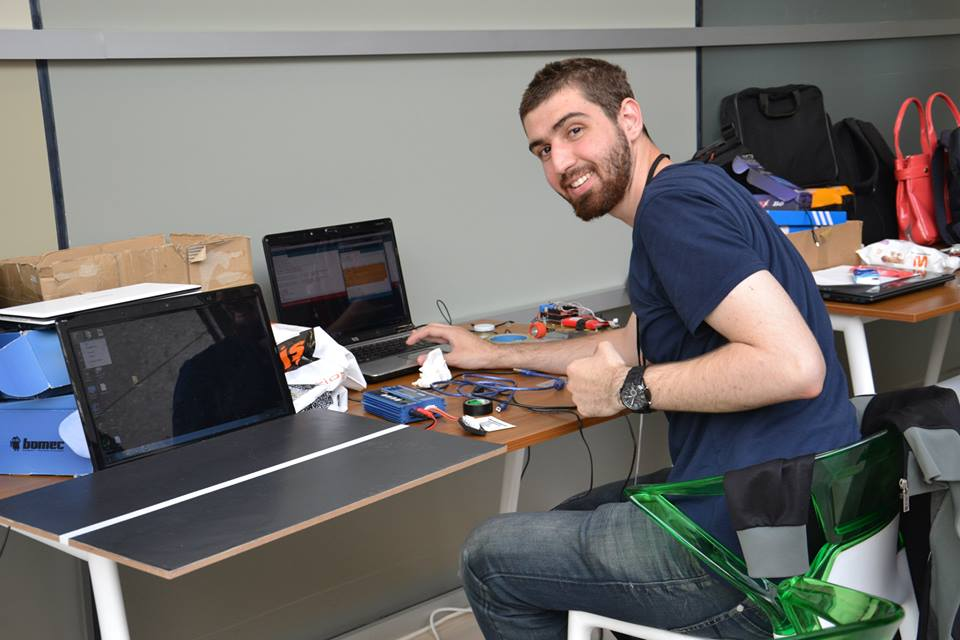
#> input picture Basics_Of_openCV/Data/goruntu01.jpg, 960 x 640 px
$ jupyter execute 'BASIC OPERATIONS ON IMAGES.ipynb'
#> lines starting #> are read from the running program, lines starting #| are printed output that depends on the picture; after the words box and inside, x2 and y2 are one past the last pixel; in counts of white or black regions, pixels touching at a corner belong together
# Accessing and Modifying pixel values

### Program to access the pixel values of an image at a particular region

[cell 1]
#Step 1: Import the required packages
import numpy as np
import cv2
#Step 2: Load the image
img=cv2.imread("Data/goruntu01.jpg",1)
#> img is the input picture: shape (640, 960, 3); mean B, G, R 107.9, 109.4, 111.6
'''You can access a pixel value by its row and column coordinates.
For BGR image, it returns an array of Blue, Green, Red values.
For grayscale image, just corresponding intensity is returned.'''
#Step 3: Access the pixel values and store it in a variable
px=img[100,100]
#> px = [163, 168, 166]
# Step 4: Display the pixel values to the user
print("The pixel values of the coordinate [100,100] is ",px)
#| The pixel values of the coordinate [100,100] is  [163 168 166]

### Program to access the blue pixel  values of an image at a particular region

[cell 2]
#Step 1: Import the required packages
import numpy as np
import cv2
#Step 2: Load the image
img=cv2.imread("Data/goruntu01.jpg",1)
'''You can access a pixel value by its row and column coordinates.
For BGR image, it returns an array of Blue, Green, Red values.
For grayscale image, just corresponding intensity is returned.'''
#Step 3: Access the pixel values and store it in a variable
blue=img[100,100,0]# The pixels can be accesses using zero(0) based index
#> blue = 163
# Step 4: Display the pixel values to the user
print("The blue pixel values of the coordinate [100,100] is ",blue)
#| The blue pixel values of the coordinate [100,100] is  163

### Program to access the green pixel values of an image at a particular region

[cell 3]
#Step 1: Import the required packages
import numpy as np
import cv2
#Step 2: Load the image
img=cv2.imread("Data/goruntu01.jpg",1)
'''You can access a pixel value by its row and column coordinates.
For BGR image, it returns an array of Blue, Green, Red values.
For grayscale image, just corresponding intensity is returned.'''
#Step 3: Access the pixel values and store it in a variable
green=img[100,100,1]# The pixels can be accesses using zero(0) based index
#> green = 168
# Step 4: Display the pixel values to the user
print("The green pixel values of the coordinate [100,100] is ",green)
#| The green pixel values of the coordinate [100,100] is  168

### Program to access the red pixel values of an image at a particular region

[cell 4]
#Step 1: Import the required packages
import numpy as np
import cv2
#Step 2: Load the image
img=cv2.imread("Data/goruntu01.jpg",1)
'''You can access a pixel value by its row and column coordinates.
For BGR image, it returns an array of Blue, Green, Red values.
For grayscale image, just corresponding intensity is returned.'''
#Step 3: Access the pixel values and store it in a variable
red=img[100,100,2]# The pixels can be accesses using zero(0) based index
#> red = 166
# Step 4: Display the pixel values to the user
print("The red pixel values of the coordinate [100,100] is ",red)
#| The red pixel values of the coordinate [100,100] is  166

### Program to access and modify pixel values of an image at a particular region¶

[cell 5]
#Step 1: Import the required packages
import numpy as np
import cv2
#Step 2: Load the image
img=cv2.imread("Data/goruntu01.jpg",1)
'''You can access a pixel value by its row and column coordinates.
For BGR image, it returns an array of Blue, Green, Red values.
For grayscale image, just corresponding intensity is returned.'''
#Step 3: Access the pixel values and store it in a variable
px=img[100,100]
# Step 4: Display the pixel values to the user
print("The  pixel values of the coordinate [100,100] is ",px)
#| The  pixel values of the coordinate [100,100] is  [163 168 166]
#Step 5: Modify the pixel values
img[100,100]=[245,100,234]
#> img: shape (640, 960, 3); under 0.01% of pixels changed, all inside (x1, y1, x2, y2) = (100, 100, 101, 101)
#Step 6: Print the modified pixel values
print(" \nThe modified pixel value at coordinate [100,100] is  ",img[100,100])
#| The modified pixel value at coordinate [100,100] is   [245 100 234]

### Program to access and modify the blue pixel values at a particular region

[cell 6]
#Step 1: Import the required packages
import numpy as np
import cv2
#Step 2: Load the image
img=cv2.imread("Data/goruntu01.jpg",1)
'''You can access a pixel value by its row and column coordinates.
For BGR image, it returns an array of Blue, Green, Red values.
For grayscale image, just corresponding intensity is returned.'''
#Step 3: Access the pixel values and store it in a variable
blue=img.item(100,100,0)
# Step 4: Display the pixel values to the user
print("The blue pixel values of the coordinate [100,100] is ",blue)
#| The blue pixel values of the coordinate [100,100] is  163
#Step 5: Modify the pixel values
img.itemset((100,100,0),245)
#Step 6: Print the modified pixel values
print(" \nThe modified pixel value at coordinate [100,100] is  ",img[100,100,0])
#| The modified pixel value at coordinate [100,100] is   245

### Program to access and modify the green pixel values at a particular region

[cell 7]
#Step 1: Import the required packages
import numpy as np
import cv2
#Step 2: Load the image
img=cv2.imread("Data/goruntu01.jpg",1)
'''You can access a pixel value by its row and column coordinates.
For BGR image, it returns an array of Blue, Green, Red values.
For grayscale image, just corresponding intensity is returned.'''
#Step 3: Access the pixel values and store it in a variable
green=img.item(100,100,1)
# Step 4: Display the pixel values to the user
print("The green pixel values of the coordinate [100,100] is ",green)
#| The green pixel values of the coordinate [100,100] is  168
#Step 5: Modify the pixel values
img.itemset((100,100,1),230)
#Step 6: Print the modified pixel values
print(" \nThe modified pixel value at coordinate [100,100] is  ",img[100,100,1])
#| The modified pixel value at coordinate [100,100] is   230

### Program to access and modify the red pixel values at a particular coordinate

[cell 8]
#Step 1: Import the required packages
import numpy as np
import cv2
#Step 2: Load the image
img=cv2.imread("Data/goruntu01.jpg",1)
'''You can access a pixel value by its row and column coordinates.
For BGR image, it returns an array of Blue, Green, Red values.
For grayscale image, just corresponding intensity is returned.'''
#Step 3: Access the pixel values and store it in a variable
red=img.item(100,100,2)
# Step 4: Display the pixel values to the user
print("The red pixel values of the coordinate [100,100] is ",red)
#| The red pixel values of the coordinate [100,100] is  166
#Step 5: Modify the pixel values
img.itemset((100,100,2),78)
#Step 6: Print the modified pixel values
print(" \nThe modified pixel value at coordinate [100,100] is  ",img[100,100,2])
#| The modified pixel value at coordinate [100,100] is   78

# Accessing Image Properties

### Program to access the shape of a colored image.

[cell 9]
# Step 1: Import the reuired packages
import cv2
import numpy as np
# Step 2: Load the image
img=cv2.imread("Data/goruntu01.jpg",1)
# Access the shape of an image and store it in a variable
rows,columns,channels=img.shape
#> rows = 640; columns = 960; channels = 3
dimension=img.shape
#> dimension = (640, 960, 3)
# Print the image dimension
print("The dimension of an image is ",dimension)
#| The dimension of an image is  (640, 960, 3)
print("The no of rows in an image is ", rows)
#| The no of rows in an image is  640
print("The no of columns in an image is ",columns)
#| The no of columns in an image is  960
print("The channels in an image is ",channels)
#| The channels in an image is  3

### Program to access the shape of a grayscale image.

[cell 10]
# Step 1: Import the reuired packages
import cv2
import numpy as np
# Step 2: Load the image
img=cv2.imread("Data/goruntu01.jpg",0)
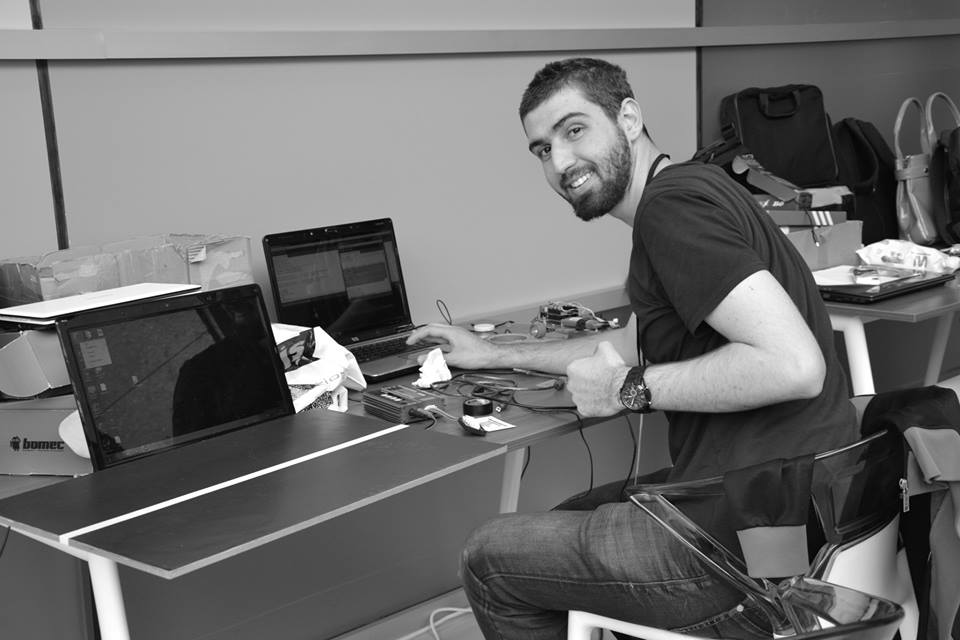
#> img: shape (640, 960); min 0, max 255, mean 109.9
# Access the shape of an image and store it in a variable
rows,columns=img.shape
dimension=img.shape
#> dimension = (640, 960)
# Print the image dimension
print("The dimension of an image is ",dimension)
#| The dimension of an image is  (640, 960)
print("The no of rows in an image is ", rows)
#| The no of rows in an image is  640
print("The no of columns in an image is ",columns)
#| The no of columns in an image is  960

# Making Borders for Images (Padding)

### Program to display all types of borders

[cell 11]
#Step 1:- Import the required packages
import cv2
import numpy as np
from matplotlib import pyplot as plt

BLUE = [255,0,0]
#Step 2:- Load the image
img1 = cv2.imread('Data/goruntu02.jpg')
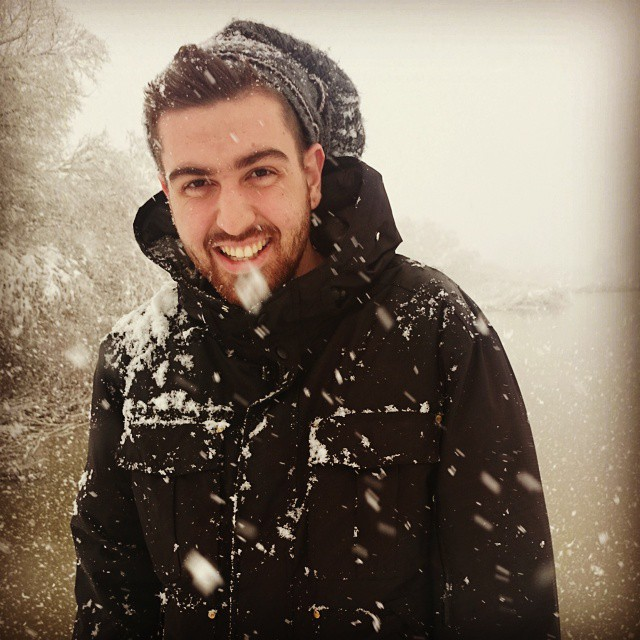
#> input picture Basics_Of_openCV/Data/goruntu02.jpg, 640 x 640 px
#> img1 is the input picture: shape (640, 640, 3); mean B, G, R 101.7, 116, 130.1
img1 = cv2.cvtColor(img1,cv2.COLOR_BGR2RGB) #opencv uses BGR architecture,but matplotlib uses RGB
# Step 3:- Make the border of different types by mentioning the arguments in it.
replicate = cv2.copyMakeBorder(img1,10,10,10,10,cv2.BORDER_REPLICATE)
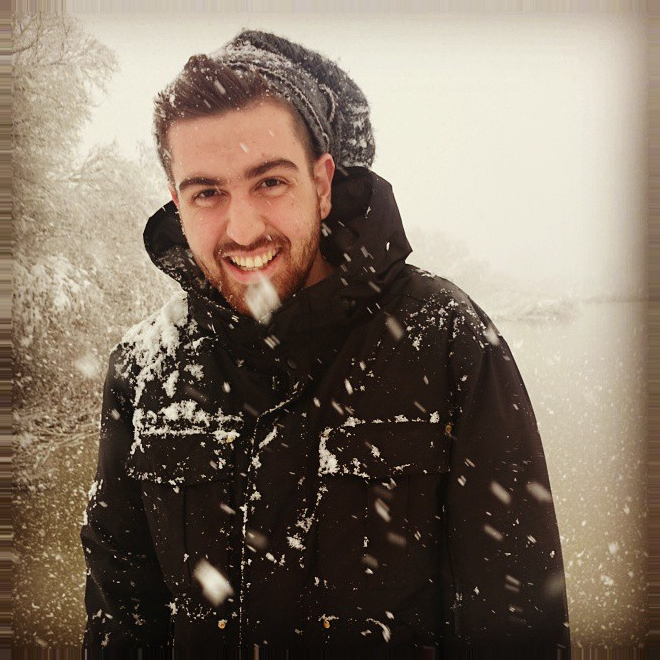
#> replicate: shape (660, 660, 3); mean R, G, B 129.2, 115, 100.6
reflect = cv2.copyMakeBorder(img1,10,10,10,10,cv2.BORDER_REFLECT)
reflect101 = cv2.copyMakeBorder(img1,10,10,10,10,cv2.BORDER_REFLECT_101)
wrap = cv2.copyMakeBorder(img1,10,10,10,10,cv2.BORDER_WRAP)
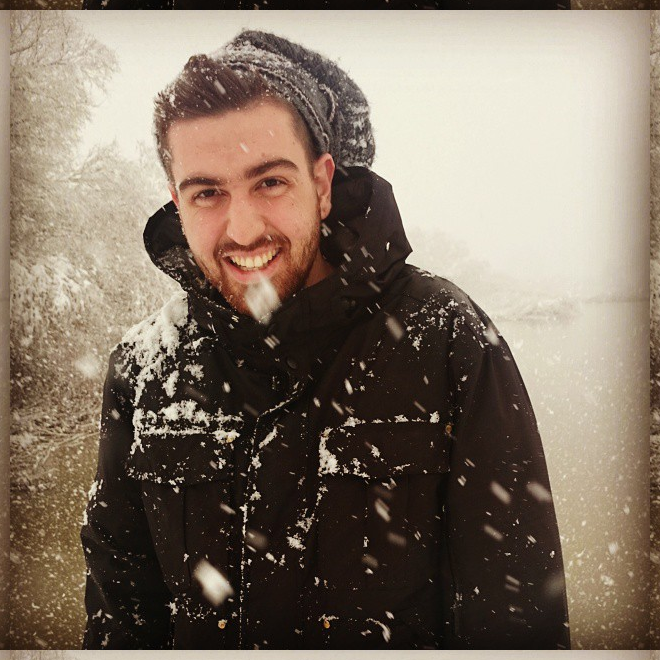
#> wrap: shape (660, 660, 3); mean R, G, B 129.5, 115.4, 100.9
constant= cv2.copyMakeBorder(img1,10,10,10,10,cv2.BORDER_CONSTANT,value=BLUE)
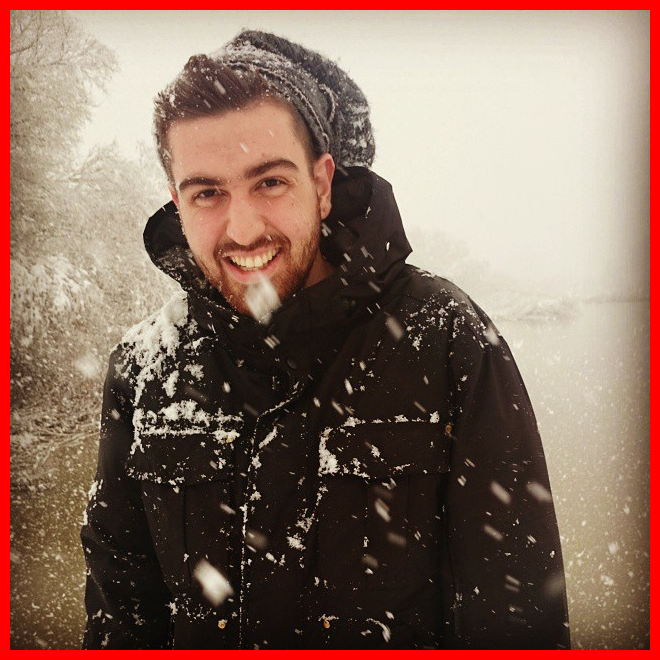
#> constant: shape (660, 660, 3); mean R, G, B 137.5, 109.1, 95.6
# Step 4:- Plot all the borders
plt.subplot(231),plt.imshow(img1,'gray'),plt.title('ORIGINAL')
plt.subplot(232),plt.imshow(replicate,'gray'),plt.title('REPLICATE')
plt.subplot(233),plt.imshow(reflect,'gray'),plt.title('REFLECT')
plt.subplot(234),plt.imshow(reflect101,'gray'),plt.title('REFLECT_101')
plt.subplot(235),plt.imshow(wrap,'gray'),plt.title('WRAP')
plt.subplot(236),plt.imshow(constant,'gray'),plt.title('CONSTANT')

plt.show()
